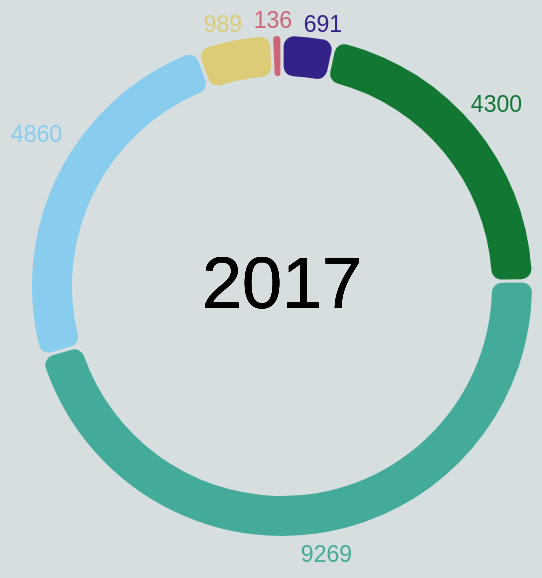

The specification (Vega-Lite) saved for this image:
### Vega-Lite specification from a JSON file in a GitHub repository (floating-point values rounded to 4 significant figures)
{"$schema": "https://vega.github.io/schema/vega-lite/v5.json", "width": 250, "height": 250, "background": "#d7dee0", "data": {"values": [{"Rooms": 1, "Count": 691}, {"Rooms": 2, "Count": 4300}, {"Rooms": 3, "Count": 9269}, {"Rooms": 4, "Count": 4860}, {"Rooms": 5, "Count": 989}, {"Rooms": 6, "Count": 136}]}, "config": {"legend": {"disable": true}}, "layer": [{"mark": {"type": "arc", "padAngle": 0.01, "innerRadius": 105, "cornerRadius": 5}, "encoding": {"theta": {"field": "Count", "type": "quantitative"}, "color": {"field": "Rooms", "type": "nominal", "scale": {"range": ["#332288", "#117733", "#44aa99", "#88ccee", "#ddcc77", "#cc6677"]}}, "tooltip": [{"field": "Rooms", "type": "nominal", "title": "Number of rooms"}, {"field": "Count", "type": "quantitative", "title": "Count"}]}}, {"mark": {"type": "text", "align": "center", "baseline": "middle", "fontSize": 36}, "encoding": {"text": {"value": "2017"}}}, {"mark": {"type": "text", "align": "right", "dx": 30, "dy": -130, "fontSize": 11.5}, "encoding": {"text": {"field": "Count", "type": "quantitative"}, "color": {"value": "#332288"}, "opacity": {"condition": {"test": "datum['Rooms'] == '1'", "value": 1}, "value": 0}}}, {"mark": {"type": "text", "align": "right", "dx": 120, "dy": -90, "fontSize": 11.5}, "encoding": {"text": {"field": "Count", "type": "quantitative"}, "color": {"value": "#117733"}, "opacity": {"condition": {"test": "datum['Rooms'] == '2'", "value": 1}, "value": 0}}}, {"mark": {"type": "text", "align": "right", "dx": 35, "dy": 135, "fontSize": 11.5}, "encoding": {"text": {"field": "Count", "type": "quantitative"}, "color": {"value": "#44aa99"}, "opacity": {"condition": {"test": "datum['Rooms'] == '3'", "value": 1}, "value": 0}}}, {"mark": {"type": "text", "align": "right", "dx": -110, "dy": -75, "fontSize": 11.5}, "encoding": {"text": {"field": "Count", "type": "quantitative"}, "color": {"value": "#88ccee"}, "opacity": {"condition": {"test": "datum['Rooms'] == '4'", "value": 1}, "value": 0}}}, {"mark": {"type": "text", "align": "right", "dx": -20, "dy": -130, "fontSize": 11.5}, "encoding": {"text": {"field": "Count", "type": "quantitative"}, "color": {"value": "#ddcc77"}, "opacity": {"condition": {"test": "datum['Rooms'] == '5'", "value": 1}, "value": 0}}}, {"mark": {"type": "text", "align": "right", "dx": 5, "dy": -132, "fontSize": 11.5}, "encoding": {"text": {"field": "Count", "type": "quantitative"}, "color": {"value": "#cc6677"}, "opacity": {"condition": {"test": "datum['Rooms'] == '6'", "value": 1}, "value": 0}}}]}
